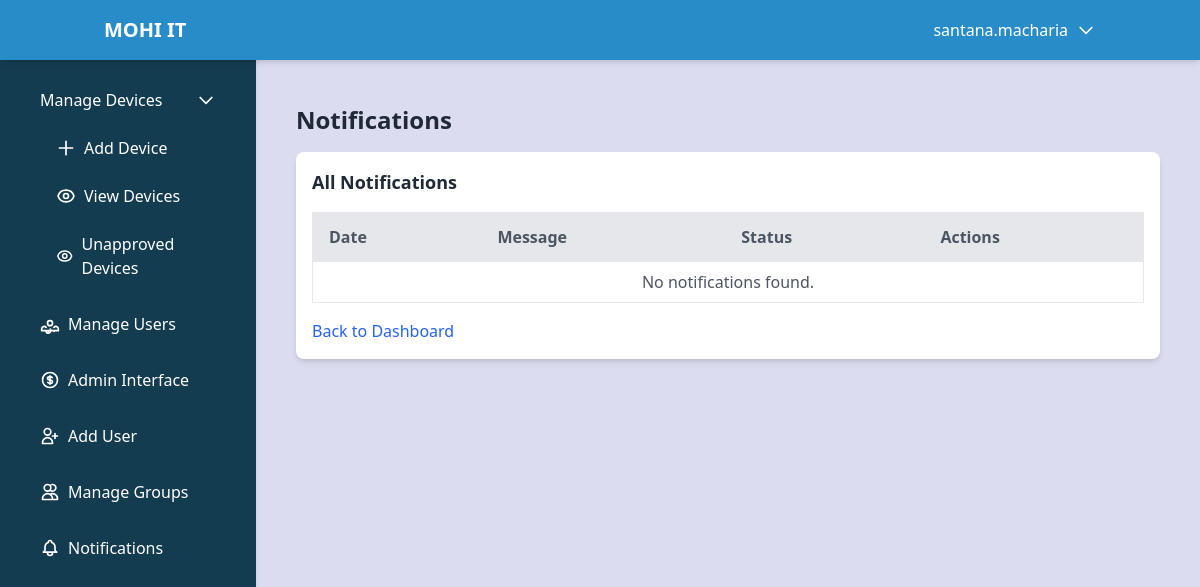
The page /notifications/ (signed in) on the database as committed earlier.
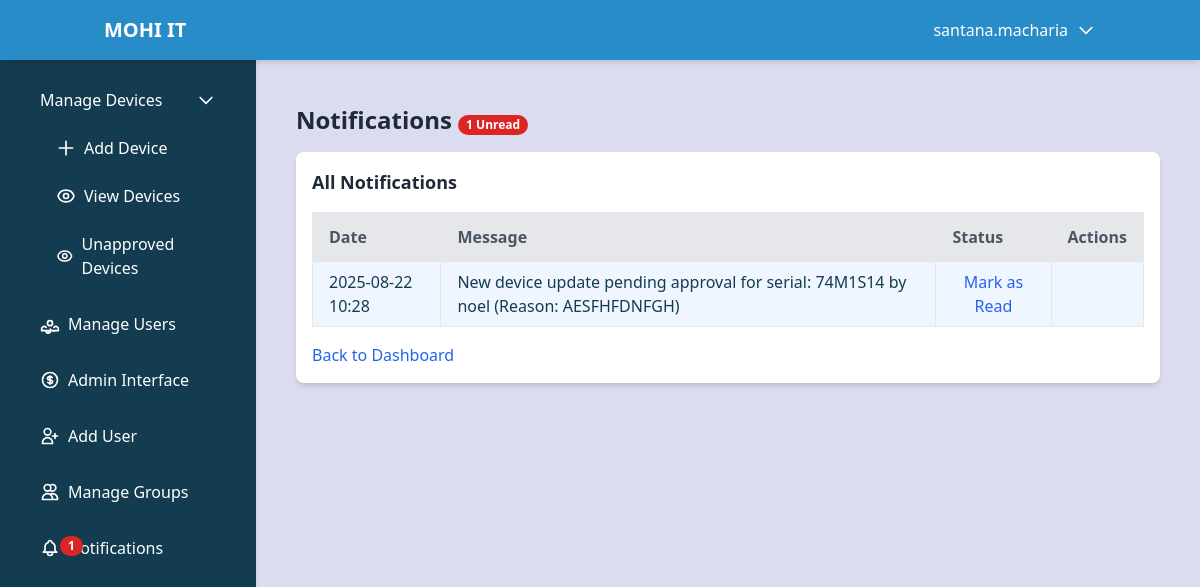
The same page on the database as committed later.
### devices/models.py (models this page shows, shortened)
class Notification(models.Model):
    user = models.ForeignKey('CustomUser', on_delete=models.CASCADE, related_name='notifications')
    message = models.TextField()
    created_at = models.DateTimeField(auto_now_add=True)
    is_read = models.BooleanField(default=False)
    content_type = models.ForeignKey(ContentType, on_delete=models.CASCADE, null=True, blank=True)
    object_id = models.PositiveIntegerField(null=True, blank=True)
    related_object = GenericForeignKey('content_type', 'object_id')
    class Meta:
        ordering = ['-created_at']

### devices/views.py (the view)
# urls.py: path('notifications/', views.notifications_view, name='notifications_view'),
@login_required
def notifications_view(request):
    notifications = Notification.objects.filter(user=request.user).order_by('-created_at')
    for notification in notifications:
        print(f"Notification ID: {notification.pk}, Content Type: {notification.content_type}, Object ID: {notification.object_id}, Related Object: {notification.related_object}")
    return render(request, 'notifications.html', {'notifications': notifications})

### devices/context_processors.py (called while the page is built)
def notification_count(request):
    if request.user.is_authenticated:
        count = Notification.objects.filter(user=request.user, is_read=False).count()
        return {'notification_count': count}
    return {'notification_count': 0}

### devices/templates/notifications.html (shortened to what this page needs)
{% extends 'dashboard.html' %}
{% load static %}
{% block content %}
<div class="container mx-auto p-4">
    <h2 class="text-2xl font-bold mb-4 text-gray-800">
        Notifications
        {% if notification_count > 0 %}
            <span class="inline-flex items-center justify-center px-2 py-1 text-xs font-bold leading-none text-white bg-red-600 rounded-full">
                {{ notification_count }} Unread
            </span>
        {% endif %}
    </h2>
    <div class="bg-white p-4 rounded-lg shadow-md">
        <h3 class="text-lg font-semibold mb-4 text-gray-800">All Notifications</h3>
        <div class="overflow-x-auto">
            <table class="min-w-full bg-white border">
                <thead>
                    <tr class="bg-gray-200 text-gray-600">
                        <th class="py-3 px-4 border text-left">Date</th>
                        <th class="py-3 px-4 border text-left">Message</th>
                        <th class="py-3 px-4 border text-left">Status</th>
                        {% if user.is_superuser and not user.is_trainer %}
                            <th class="py-3 px-4 border text-left">Actions</th>
                        {% endif %}
                    </tr>
                </thead>
                <tbody>
                    {% for notification in notifications %}
                        <tr class="{% if not notification.is_read %}bg-blue-50{% else %}bg-white{% endif %} hover:bg-gray-50">
                            <td class="py-2 px-4 border">{{ notification.created_at|date:"Y-m-d H:i" }}</td>
                            <td class="py-2 px-4 border">
                                {{ notification.message }}
                            </td>
                            <td class="py-2 px-4 border">
                                {% if notification.is_read %}
                                    <span class="text-green-600">Read</span>
                                {% else %}
                                    <form action="{% url 'mark_notification_read' notification.pk %}" method="POST" class="inline">
                                        <button type="submit" class="text-blue-600 hover:underline">Mark as Read</button>
                                    </form>
                                {% endif %}
                            </td>
                            {% if user.is_superuser and not user.is_trainer %}
                                <td class="py-2 px-4 border">
                                </td>
                            {% endif %}
                        </tr>
                    {% empty %}
                        <tr>
                            <td colspan="{% if user.is_superuser and not user.is_trainer %}4{% else %}3{% endif %}" class="py-2 px-4 border text-center text-gray-600">No notifications found.</td>
                        </tr>
                    {% endfor %}
                </tbody>
            </table>
        </div>
        <div class="mt-4">
            <a href="{% url 'dashboard' %}" class="text-blue-600 hover:underline">Back to Dashboard</a>
        </div>
    </div>
</div>
{% endblock %}

### devices/templates/dashboard.html (shortened to what the changed rows need)
<!DOCTYPE html>
<html lang="en">
<head>
    <script src="https://cdn.tailwindcss.com"></script>
</head>
<body class="flex flex-col min-h-screen bg-light text-primary">
    <aside id="sidebar" class="bg-primary text-white w-64 p-6 shadow-md fixed h-screen z-40 transition-transform duration-300 -translate-x-full md:translate-x-0">
        <nav>
            <ul class="space-y-4">
                <li>
                    <a href="{% url 'notifications_view' %}" class="flex items-center text-white hover:bg-secondary px-4 py-2 rounded">
                        <div class="relative flex items-center">
                            Notifications
                            {% if notification_count > 0 %}
                                <span class="absolute top-0 left-5 inline-flex items-center justify-center px-2 py-1 text-xs font-bold leading-none text-white bg-red-600 rounded-full">
                                    {{ notification_count }}
                                </span>
                            {% endif %}
                        </div>
                    </a>
                </li>
            </ul>
        </nav>
    </aside>
    <main class="flex-1 p-6 mt-16 md:ml-64">
        {% block content %}
        {% endblock %}
    </main>
</body>
</html>

Rows that differ between the two databases and show on the page:
added Notification: created_at "2025-08-22 10:28", message "New device update pending approval for serial: 74M1S14 by noel (Reason: AESFHFDNFGH)", is_read "Mark as Read"
Other text that changed with them:
{{ notification_count }}: (not shown) → "1"
text no longer shown: "No notifications found."
text now shown: "Unread"
